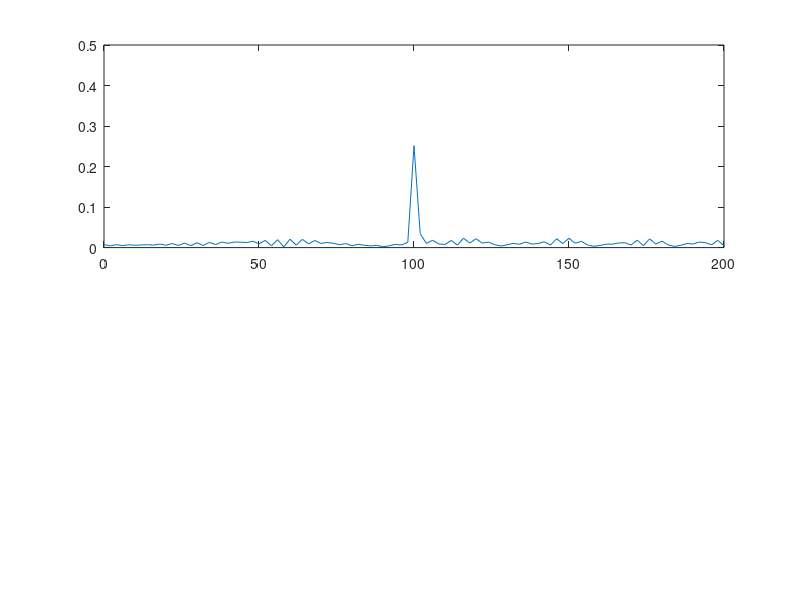
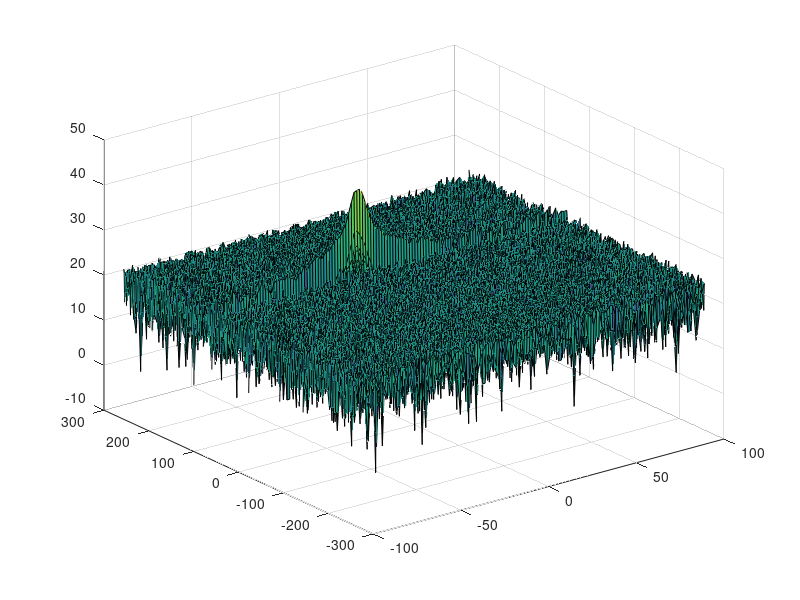
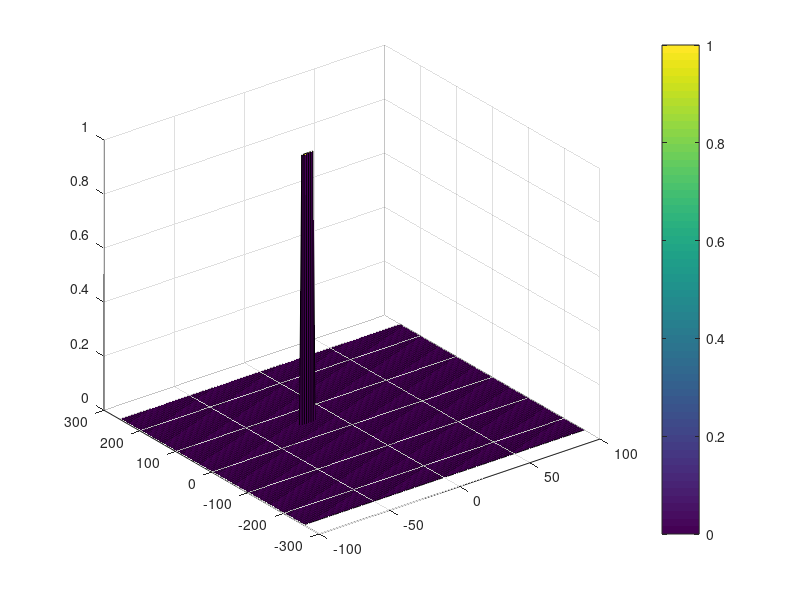

The MATLAB source for these figures, in order:
clear all
clc;

%% Radar Specifications 
%%%%%%%%%%%%%%%%%%%%%%%%%%%
% Frequency of operation = 77GHz
% Max Range = 200m
% Range Resolution = 1 m
% Max Velocity = 100 m/s
%%%%%%%%%%%%%%%%%%%%%%%%%%%

%Operating carrier frequency of Radar 
fc= 77e9;             %carrier freq

maxR = 200;
rangeRes = 1;
maxV = 100;

%speed of light = 3e8
c = 3e8;

%% User Defined Range and Velocity of target
% *%TODO* :
% define the target's initial position and velocity. Note : Velocity
% remains contant

R = 100;
v = -42;
 
%% FMCW Waveform Generation

% *%TODO* :
%Design the FMCW waveform by giving the specs of each of its parameters.
% Calculate the Bandwidth (B), Chirp Time (Tchirp) and Slope (slope) of the FMCW
% chirp using the requirements above.

B = c / (2*rangeRes);
Tchirp = 5.5 * 2 * maxR / c;
slope = B/Tchirp;

                                                          
%The number of chirps in one sequence. Its ideal to have 2^ value for the ease of running the FFT
%for Doppler Estimation. 
Nd=128;                   % #of doppler cells OR #of sent periods % number of chirps

%The number of samples on each chirp. 
Nr=1024;                  %for length of time OR # of range cells

% Timestamp for running the displacement scenario for every sample on each
% chirp
t=linspace(0,Nd*Tchirp,Nr*Nd); %total time for samples


%Creating the vectors for Tx, Rx and Mix based on the total samples input.
Tx=zeros(1,length(t)); %transmitted signal
Rx=zeros(1,length(t)); %received signal
Mix = zeros(1,length(t)); %beat signal

%Similar vectors for range_covered and time delay.
r_t=zeros(1,length(t));
td=zeros(1,length(t));


%% Signal generation and Moving Target simulation
% Running the radar scenario over the time. 

%For each time stamp update the Range of the Target for constant velocity.
for i=1:length(t)         
    
    % signal time delay due to travel time
    tau = (R + v * t(i)) / c;
    
    % *%TODO* :
    %For each time sample we need update the transmitted and
    %received signal. 
    Tx(i) = cos( 2 * pi * ( fc * t(i) + slope * t(i)^2 / 2 ) );
    Rx (i) = cos( 2 * pi * (fc * (t(i) - tau) + slope * (t(i) - tau)^2 / 2 )  );
    
    % *%TODO* :
    %Now by mixing the Transmit and Receive generate the beat signal
    %This is done by element wise matrix multiplication of Transmit and
    %Receiver Signal
    Mix(i) = Tx(i) * Rx(i);
    
end

%% RANGE MEASUREMENT


 % *%TODO* :
%reshape the vector into Nr*Nd array. Nr and Nd here would also define the size of
%Range and Doppler FFT respectively.
Beat = reshape(Mix, [Nr, Nd]);

 % *%TODO* :
%run the FFT on the beat signal along the range bins dimension (Nr) and
%normalize.
fft_signal = fft(Beat) / Nr;

 % *%TODO* :
% Take the absolute value of FFT output
fft_signal_abs = abs(fft_signal);

 % *%TODO* :
% Output of FFT is double sided signal, but we are interested in only one side of the spectrum.
% Hence we throw out half of the samples.
fft_signal_cut = fft_signal_abs( 1 : Nr/2 );


%plotting the range
figure ('Name','Range from First FFT')
subplot(2,1,1)

 % *%TODO* :
 % plot FFT output 
f = Nr / length( fft_signal_cut ) * ( 0 : (Nr/2 - 1) );
plot(f, fft_signal_cut);
 
axis ([0 200 0 0.5]);



%% RANGE DOPPLER RESPONSE
% The 2D FFT implementation is already provided here. This will run a 2DFFT
% on the mixed signal (beat signal) output and generate a range doppler
% map.You will implement CFAR on the generated RDM


% Range Doppler Map Generation.

% The output of the 2D FFT is an image that has reponse in the range and
% doppler FFT bins. So, it is important to convert the axis from bin sizes
% to range and doppler based on their Max values.

Mix=reshape(Mix,[Nr,Nd]);

% 2D FFT using the FFT size for both dimensions.
sig_fft2 = fft2(Mix,Nr,Nd);

% Taking just one side of signal from Range dimension.
sig_fft2 = sig_fft2(1:Nr/2,1:Nd);
sig_fft2 = fftshift (sig_fft2);
RDM = abs(sig_fft2);
RDM = 10*log10(RDM) ;

%use the surf function to plot the output of 2DFFT and to show axis in both
%dimensions
doppler_axis = linspace(-100,100,Nd);
range_axis = linspace(-200,200,Nr/2)*((Nr/2)/400);
figure ('Name','2DFTT')
surf(doppler_axis,range_axis,RDM);

%% CFAR implementation

%Slide Window through the complete Range Doppler Map

% *%TODO* :
%Select the number of Guard Cells in both dimensions around the Cell under 
%test (CUT) for accurate estimation
Gr = 4;  % Guard cells (range dimension)
Gd = 1;  % Guard cells (doppler dimension)
Ng = (2 * Gr + 1) * (2 * Gd + 1) - 1;  % Total number of guard cells

% *%TODO* :
%Select the number of Training Cells in both the dimensions.
Tr = 12;  % Training (range dimension)
Td = 3;  % Training cells (doppler dimension)
Nt = (2 * Tr + 2 * Gr + 1) * (2 * Td + 2 * Gd + 1) - (Ng + 1);  % Total number of training cells

% *%TODO* :
% offset the threshold by SNR value in dB
offset = 10;

% *%TODO* :
%Create a vector to store noise_level for each iteration on training cells
noise_level = zeros(size(RDM));


% *%TODO* :
%design a loop such that it slides the CUT across range doppler map by
%giving margins at the edges for Training and Guard Cells.
%For every iteration sum the signal level within all the training
%cells. To sum convert the value from logarithmic to linear using db2pow
%function. Average the summed values for all of the training
%cells used. After averaging convert it back to logarithimic using pow2db.
%Further add the offset to it to determine the threshold. Next, compare the
%signal under CUT with this threshold. If the CUT level > threshold assign
%it a value of 1, else equate it to 0.
CFAR = zeros(size(RDM));

for ind_r = Tr + Gr + 1 : Nr/2 - Tr - Gr
    for ind_d = Td + Gd + 1 : Nd - Td - Gd

       % Use RDM[x,y] as the matrix from the output of 2D FFT for implementing
       % CFAR
        training_db = RDM(ind_r - Tr - Gr : ind_r + Tr + Gr, ind_d - Td - Gd : ind_d + Td + Gd);
        % Set guard and CUT cells to zero
        training_db(ind_r - Gr : ind_r + Gr, ind_d - Gd : ind_d + Gd) = 0;
        % Convert decibel measurements to power
        training_w = db2pow(training_db);
        % Calculate the training mean
        train_avg_w = sum(sum(training_w)) / Nt;
        % Revert average power to decibels
        train_avg_db = pow2db(train_avg_w);
        % Use the offset to determine the SNR threshold
        snr_thresh = train_avg_db + offset;
        noise_level(ind_r, ind_d) = snr_thresh;
        % Apply the threshold to the CUT
        if RDM(ind_r, ind_d) > snr_thresh
            CFAR(ind_r, ind_d) = 1;
        end

    end
end

% *%TODO* :
% The process above will generate a thresholded block, which is smaller 
%than the Range Doppler Map as the CUT cannot be located at the edges of
%matrix. Hence,few cells will not be thresholded. To keep the map size same
% set those values to 0. 
 

for ind_r = 1 : Nr/2 - Tr - Gr
    for ind_d = Nd - Td - Gd : Nd
        CFAR(ind_r, ind_d) = 0;
    end
end

for ind_r = 1 : Nr/2 - Tr - Gr
    for ind_d = Nd - Td - Gd : Nd
        CFAR(ind_r, ind_d) = 0;
    end
end


% *%TODO* :
%display the CFAR output using the Surf function like we did for Range
%Doppler Response output.
figure ('Name','CFAR')
surf(doppler_axis,range_axis,CFAR);
colorbar;


 
 